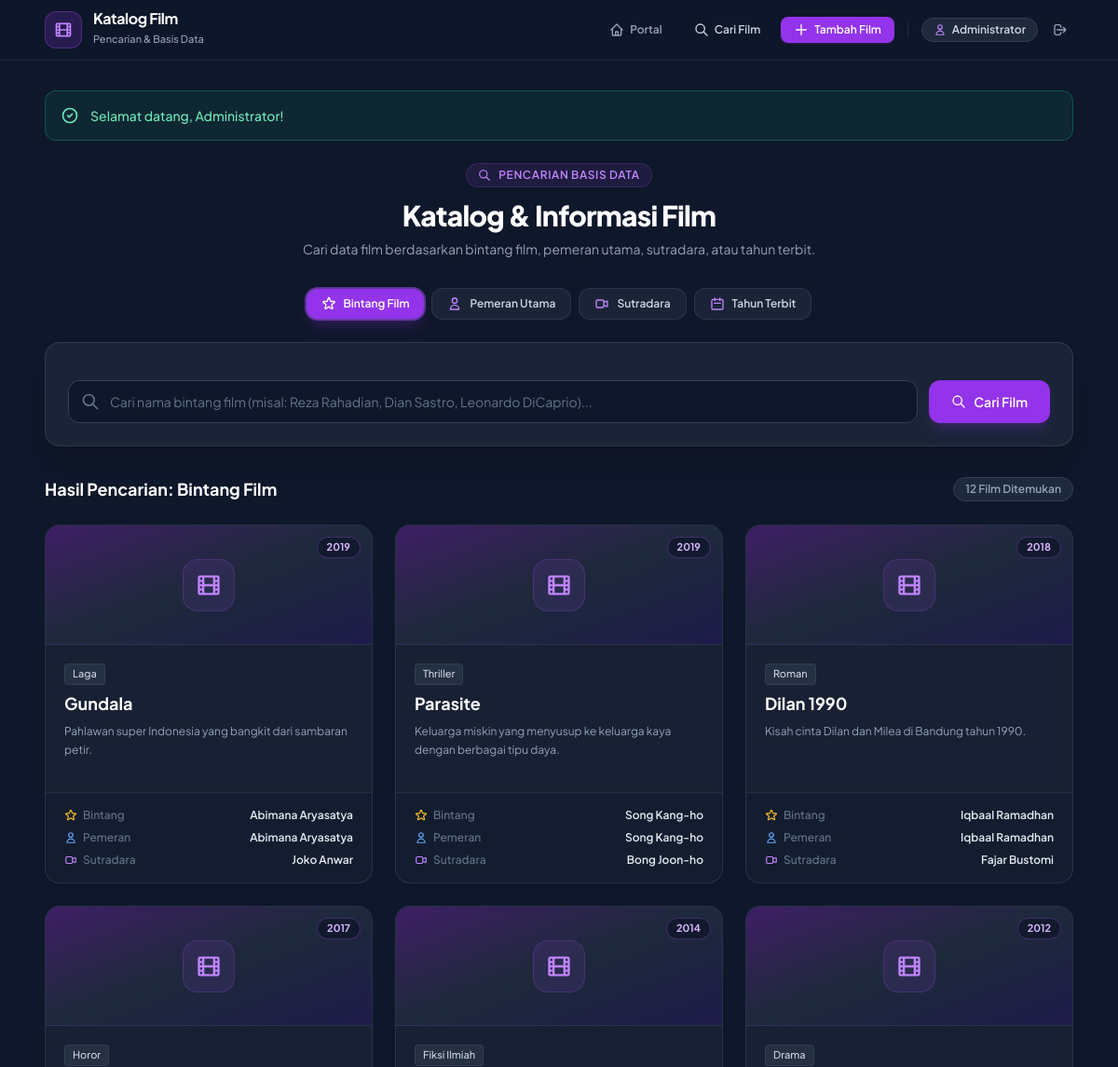
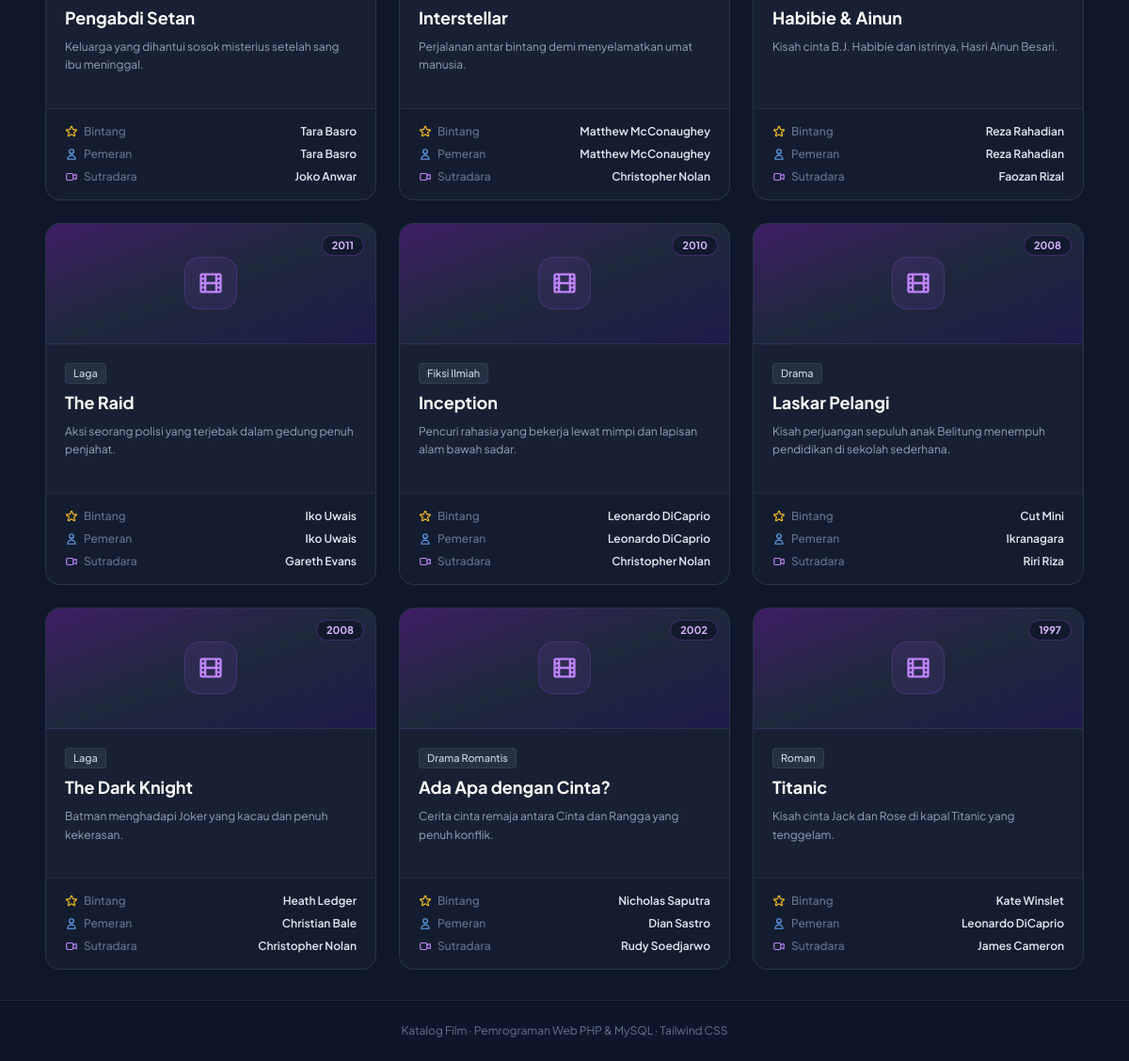
The page /film/index.php (signed in) on the database its author committed (2 pictures, top to bottom).
### tables this page shows
CREATE TABLE IF NOT EXISTS film (
    id            INT AUTO_INCREMENT PRIMARY KEY,
    judul         VARCHAR(200) NOT NULL,
    bintang       VARCHAR(100) NOT NULL,    
    pemeran_utama VARCHAR(100) NOT NULL,    
    sutradara     VARCHAR(100) NOT NULL,    
    tahun         INT NOT NULL,             
    genre         VARCHAR(100),
    sinopsis      TEXT,
    created_at    TIMESTAMP NOT NULL DEFAULT CURRENT_TIMESTAMP
);

### film/index.php (the view, shortened to what this page needs)
<?php
require 'auth.php';
$kategori = $_GET['kategori'] ?? 'bintang';
$keyword  = trim($_GET['keyword'] ?? ($_GET['tahun'] ?? ''));
$labels = [
    'bintang'       => 'Bintang Film',
    'pemeran_utama' => 'Pemeran Utama',
    'sutradara'     => 'Sutradara',
    'tahun'         => 'Tahun Terbit',
];
$placeholders = [
    'bintang'       => 'Cari nama bintang film (misal: Reza Rahadian, Dian Sastro, Leonardo DiCaprio)...',
    'pemeran_utama' => 'Cari nama pemeran utama (misal: Nicholas Saputra, Iko Uwais, Christian Bale)...',
    'sutradara'     => 'Cari nama sutradara (misal: Joko Anwar, Christopher Nolan, Riri Riza)...',
    'tahun'         => 'Masukkan tahun rilis film (misal: 2010, 2019, 2022)...',
];
$link    = db_connect();
$results = [];
$params = [];
$types  = '';
$sql    = 'SELECT id, judul, bintang, pemeran_utama, sutradara, tahun, genre, sinopsis FROM film';
$sql .= ' ORDER BY tahun DESC, judul ASC';
if ($types !== '') {
    $stmt = mysqli_prepare($link, $sql);
    mysqli_stmt_bind_param($stmt, $types, ...$params);
    mysqli_stmt_execute($stmt);
    $res = mysqli_stmt_get_result($stmt);
    while ($row = mysqli_fetch_assoc($res)) {
        $results[] = $row;
    }
    mysqli_stmt_close($stmt);
} else {
    if ($res = mysqli_query($link, $sql)) {
        while ($row = mysqli_fetch_assoc($res)) {
            $results[] = $row;
        }
    }
}
?>
<div class="text-center max-w-2xl mx-auto mb-8">
    <div class="inline-flex items-center gap-2 px-3 py-1 rounded-full bg-purple-500/10 border border-purple-500/20 text-purple-400 text-xs font-semibold uppercase tracking-wider mb-3">
        <svg class="w-3.5 h-3.5" fill="none" stroke="currentColor" viewBox="0 0 24 24"><path stroke-linecap="round" stroke-linejoin="round" stroke-width="2" d="M21 21l-6-6m2-5a7 7 0 11-14 0 7 7 0 0114 0z"></path></svg>
        Pencarian Basis Data
    </div>
    <h1 class="text-3xl font-extrabold text-white tracking-tight mb-2">Katalog &amp; Informasi Film</h1>
    <p class="text-slate-400 text-sm">Cari data film berdasarkan bintang film, pemeran utama, sutradara, atau tahun terbit.</p>
</div>
<div class="flex items-center justify-center gap-2 mb-6 flex-wrap">
    <a href="index.php?kategori=bintang<?= $keyword !== '' ? '&keyword=' . urlencode($keyword) : '' ?>"
       class="inline-flex items-center gap-2 px-4 py-2 rounded-xl text-xs font-semibold transition-all <?= $kategori === 'bintang' ? 'bg-purple-600 text-white shadow-lg shadow-purple-600/25 ring-2 ring-purple-500/50' : 'bg-slate-800/80 text-slate-300 hover:bg-slate-700/80 border border-slate-700/60' ?>">
        <svg class="w-4 h-4 <?= $kategori === 'bintang' ? 'text-white' : 'text-purple-400' ?>" fill="none" stroke="currentColor" viewBox="0 0 24 24"><path stroke-linecap="round" stroke-linejoin="round" stroke-width="2" d="M11.049 2.927c.3-.921 1.603-.921 1.902 0l1.519 4.674a1 1 0 00.95.69h4.915c.969 0 1.371 1.24.588 1.81l-3.976 2.888a1 1 0 00-.363 1.118l1.518 4.674c.3.922-.755 1.688-1.538 1.118l-3.976-2.888a1 1 0 00-1.176 0l-3.976 2.888c-.783.57-1.838-.197-1.538-1.118l1.518-4.674a1 1 0 00-.363-1.118l-3.976-2.888c-.784-.57-.38-1.81.588-1.81h4.914a1 1 0 00.951-.69l1.519-4.674z"></path></svg>
        Bintang Film
    </a>
    <a href="index.php?kategori=pemeran_utama<?= $keyword !== '' ? '&keyword=' . urlencode($keyword) : '' ?>"
       class="inline-flex items-center gap-2 px-4 py-2 rounded-xl text-xs font-semibold transition-all <?= $kategori === 'pemeran_utama' ? 'bg-purple-600 text-white shadow-lg shadow-purple-600/25 ring-2 ring-purple-500/50' : 'bg-slate-800/80 text-slate-300 hover:bg-slate-700/80 border border-slate-700/60' ?>">
        <svg class="w-4 h-4 <?= $kategori === 'pemeran_utama' ? 'text-white' : 'text-purple-400' ?>" fill="none" stroke="currentColor" viewBox="0 0 24 24"><path stroke-linecap="round" stroke-linejoin="round" stroke-width="2" d="M16 7a4 4 0 11-8 0 4 4 0 018 0zM12 14a7 7 0 00-7 7h14a7 7 0 00-7-7z"></path></svg>
        Pemeran Utama
    </a>
    <a href="index.php?kategori=sutradara<?= $keyword !== '' ? '&keyword=' . urlencode($keyword) : '' ?>"
       class="inline-flex items-center gap-2 px-4 py-2 rounded-xl text-xs font-semibold transition-all <?= $kategori === 'sutradara' ? 'bg-purple-600 text-white shadow-lg shadow-purple-600/25 ring-2 ring-purple-500/50' : 'bg-slate-800/80 text-slate-300 hover:bg-slate-700/80 border border-slate-700/60' ?>">
        <svg class="w-4 h-4 <?= $kategori === 'sutradara' ? 'text-white' : 'text-purple-400' ?>" fill="none" stroke="currentColor" viewBox="0 0 24 24"><path stroke-linecap="round" stroke-linejoin="round" stroke-width="2" d="M15 10l4.553-2.276A1 1 0 0121 8.618v6.764a1 1 0 01-1.447.894L15 14M5 18h8a2 2 0 002-2V8a2 2 0 00-2-2H5a2 2 0 00-2 2v8a2 2 0 002 2z"></path></svg>
        Sutradara
    </a>
    <a href="index.php?kategori=tahun<?= $keyword !== '' ? '&keyword=' . urlencode($keyword) : '' ?>"
       class="inline-flex items-center gap-2 px-4 py-2 rounded-xl text-xs font-semibold transition-all <?= $kategori === 'tahun' ? 'bg-purple-600 text-white shadow-lg shadow-purple-600/25 ring-2 ring-purple-500/50' : 'bg-slate-800/80 text-slate-300 hover:bg-slate-700/80 border border-slate-700/60' ?>">
        <svg class="w-4 h-4 <?= $kategori === 'tahun' ? 'text-white' : 'text-purple-400' ?>" fill="none" stroke="currentColor" viewBox="0 0 24 24"><path stroke-linecap="round" stroke-linejoin="round" stroke-width="2" d="M8 7V3m8 4V3m-9 8h10M5 21h14a2 2 0 002-2V7a2 2 0 00-2-2H5a2 2 0 00-2 2v12a2 2 0 002 2z"></path></svg>
        Tahun Terbit
    </a>
</div>
<div class="bg-slate-800/80 border border-slate-700/80 rounded-2xl p-6 shadow-xl backdrop-blur-sm mb-8">
    <form method="get" action="index.php" id="searchForm" class="space-y-4">
        <div class="flex flex-col sm:flex-row gap-3">
            <div class="relative flex-1">
                <div class="absolute inset-y-0 left-0 pl-3.5 flex items-center pointer-events-none text-slate-500">
                </div>
                <input type="<?= $kategori === 'tahun' ? 'number' : 'text' ?>"
                       name="keyword" id="keywordField"
                       value="<?= e($keyword) ?>"
                       placeholder="<?= e($placeholders[$kategori]) ?>" autofocus
                       class="w-full pl-11 pr-4 py-3 bg-slate-900/90 border border-slate-700 rounded-xl text-sm text-white placeholder-slate-500 focus:outline-none focus:ring-2 focus:ring-purple-500 focus:border-transparent transition-all">
            </div>
            <div class="flex gap-2">
                <button type="submit" class="px-6 py-3 bg-purple-600 hover:bg-purple-500 text-white font-semibold text-sm rounded-xl shadow-lg shadow-purple-600/20 transition-all flex items-center justify-center gap-2">
                    <svg class="w-4 h-4" fill="none" stroke="currentColor" viewBox="0 0 24 24"><path stroke-linecap="round" stroke-linejoin="round" stroke-width="2" d="M21 21l-6-6m2-5a7 7 0 11-14 0 7 7 0 0114 0z"></path></svg>
                    Cari Film
                </button>
            </div>
        </div>
    </form>
</div>
<div class="flex items-center justify-between mb-6">
    <div class="flex items-center gap-2">
        <h2 class="text-lg font-bold text-white">Hasil Pencarian: <?= e($labels[$kategori]) ?></h2>
    </div>
    <span class="text-xs font-semibold text-slate-400 bg-slate-800 px-3 py-1 rounded-full border border-slate-700">
        <?= count($results) ?> Film Ditemukan
    </span>
</div>
<?php if (empty($results)): ?>
    <div class="bg-slate-800/40 border border-slate-700/60 rounded-2xl p-12 text-center text-slate-400">
        <div class="w-16 h-16 rounded-2xl bg-slate-800 text-slate-500 mx-auto flex items-center justify-center mb-4">
            <svg class="w-8 h-8" fill="none" stroke="currentColor" viewBox="0 0 24 24"><path stroke-linecap="round" stroke-linejoin="round" stroke-width="2" d="M7 4v16M17 4v16M3 8h4m10 0h4M3 12h18M3 16h4m10 0h4M4 20h16a1 1 0 001-1V5a1 1 0 00-1-1H4a1 1 0 00-1 1v14a1 1 0 001 1z"></path></svg>
        </div>
        <h3 class="text-base font-semibold text-white mb-1">Film Tidak Ditemukan</h3>
        <p class="text-xs text-slate-400 max-w-sm mx-auto">Tidak ada rekaman film yang sesuai dengan kriteria <?= e($labels[$kategori]) ?>: "<?= e($keyword) ?>".</p>
        <a href="index.php?kategori=<?= e($kategori) ?>" class="inline-flex items-center gap-1.5 mt-4 px-4 py-2 bg-slate-700 hover:bg-slate-600 text-white text-xs font-semibold rounded-xl transition-colors">
            Tampilkan Semua Film
        </a>
    </div>
<?php else: ?>
    <div class="grid grid-cols-1 md:grid-cols-2 lg:grid-cols-3 gap-6">
        <?php foreach ($results as $f): ?>
            <article class="bg-slate-800/60 border border-slate-700/60 rounded-2xl overflow-hidden hover:border-purple-500/50 hover:shadow-xl hover:shadow-purple-500/10 transition-all flex flex-col justify-between group">
                <div>
                    <div class="h-32 bg-gradient-to-br from-purple-900/60 via-slate-800 to-indigo-950 flex items-center justify-center relative border-b border-slate-700/50">
                        <div class="w-14 h-14 rounded-2xl bg-purple-500/10 border border-purple-500/20 text-purple-400 flex items-center justify-center group-hover:scale-110 transition-transform">
                            <svg class="w-7 h-7" fill="none" stroke="currentColor" viewBox="0 0 24 24">
                                <path stroke-linecap="round" stroke-linejoin="round" stroke-width="2" d="M7 4v16M17 4v16M3 8h4m10 0h4M3 12h18M3 16h4m10 0h4M4 20h16a1 1 0 001-1V5a1 1 0 00-1-1H4a1 1 0 00-1 1v14a1 1 0 001 1z"></path>
                            </svg>
                        </div>
                        <div class="absolute top-3 right-3 flex gap-1.5">
                            <span class="px-2.5 py-0.5 rounded-full text-[11px] font-bold bg-slate-900/80 backdrop-blur-sm text-purple-300 border border-purple-500/30">
                                <?= e((string)$f['tahun']) ?>
                            </span>
                        </div>
                    </div>
                    <div class="p-5">
                        <div class="flex items-center gap-2 mb-2">
                            <span class="text-[11px] font-medium px-2 py-0.5 rounded bg-slate-700/50 text-slate-300 border border-slate-600/40">
                                <?= e($f['genre'] ?: 'Umum') ?>
                            </span>
                        </div>
                        <h3 class="text-lg font-bold text-white group-hover:text-purple-300 transition-colors mb-2 leading-snug">
                            <?= e($f['judul']) ?>
                        </h3>
                        <p class="text-xs text-slate-400 leading-relaxed line-clamp-3 mb-4">
                            <?= e($f['sinopsis']) ?>
                        </p>
                    </div>
                </div>
                <div class="px-5 py-4 bg-slate-900/40 border-t border-slate-700/50 text-xs space-y-2">
                    <div class="flex items-center justify-between">
                        <span class="text-slate-500 flex items-center gap-1.5 font-medium">
                            Bintang
                        </span>
                        <span class="text-slate-200 font-semibold text-right"><?= e($f['bintang']) ?></span>
                    </div>
                    <div class="flex items-center justify-between">
                        <span class="text-slate-500 flex items-center gap-1.5 font-medium">
                            <svg class="w-3.5 h-3.5 text-blue-400" fill="none" stroke="currentColor" viewBox="0 0 24 24"><path stroke-linecap="round" stroke-linejoin="round" stroke-width="2" d="M16 7a4 4 0 11-8 0 4 4 0 018 0zM12 14a7 7 0 00-7 7h14a7 7 0 00-7-7z"></path></svg>
                            Pemeran
                        </span>
                        <span class="text-slate-200 font-semibold text-right"><?= e($f['pemeran_utama']) ?></span>
                    </div>
                    <div class="flex items-center justify-between">
                        <span class="text-slate-500 flex items-center gap-1.5 font-medium">
                            <svg class="w-3.5 h-3.5 text-purple-400" fill="none" stroke="currentColor" viewBox="0 0 24 24"><path stroke-linecap="round" stroke-linejoin="round" stroke-width="2" d="M15 10l4.553-2.276A1 1 0 0121 8.618v6.764a1 1 0 01-1.447.894L15 14M5 18h8a2 2 0 002-2V8a2 2 0 00-2-2H5a2 2 0 00-2 2v8a2 2 0 002 2z"></path></svg>
                            Sutradara
                        </span>
                        <span class="text-slate-200 font-semibold text-right"><?= e($f['sutradara']) ?></span>
                    </div>
                </div>
            </article>
        <?php endforeach; ?>
    </div>
<?php endif; ?>

### rows shown on the page
film: tahun "2019", genre "Laga", judul "Gundala", sinopsis "Pahlawan super Indonesia yang bangkit dari sambaran petir.", bintang "Abimana Aryasatya", pemeran_utama "Abimana Aryasatya", sutradara "Joko Anwar"
film: tahun "2019", genre "Thriller", judul "Parasite", sinopsis "Keluarga miskin yang menyusup ke keluarga kaya dengan berbagai tipu daya.", bintang "Song Kang-ho", pemeran_utama "Song Kang-ho", sutradara "Bong Joon-ho"
film: tahun "2018", genre "Roman", judul "Dilan 1990", sinopsis "Kisah cinta Dilan dan Milea di Bandung tahun 1990.", bintang "Iqbaal Ramadhan", pemeran_utama "Iqbaal Ramadhan", sutradara "Fajar Bustomi"
film: tahun "2017", genre "Horor", judul "Pengabdi Setan", sinopsis "Keluarga yang dihantui sosok misterius setelah sang ibu meninggal.", bintang "Tara Basro", pemeran_utama "Tara Basro", sutradara "Joko Anwar"
film: tahun "2014", genre "Fiksi Ilmiah", judul "Interstellar", sinopsis "Perjalanan antar bintang demi menyelamatkan umat manusia.", bintang "Matthew McConaughey", pemeran_utama "Matthew McConaughey", sutradara "Christopher Nolan"
film: tahun "2012", genre "Drama", judul "Habibie & Ainun", sinopsis "Kisah cinta B.J. Habibie dan istrinya, Hasri Ainun Besari.", bintang "Reza Rahadian", pemeran_utama "Reza Rahadian", sutradara "Faozan Rizal"
film: tahun "2011", genre "Laga", judul "The Raid", sinopsis "Aksi seorang polisi yang terjebak dalam gedung penuh penjahat.", bintang "Iko Uwais", pemeran_utama "Iko Uwais", sutradara "Gareth Evans"
film: tahun "2010", genre "Fiksi Ilmiah", judul "Inception", sinopsis "Pencuri rahasia yang bekerja lewat mimpi dan lapisan alam bawah sadar.", bintang "Leonardo DiCaprio", pemeran_utama "Leonardo DiCaprio", sutradara "Christopher Nolan"
film: tahun "2008", genre "Drama", judul "Laskar Pelangi", sinopsis "Kisah perjuangan sepuluh anak Belitung menempuh pendidikan di sekolah sederhana.", bintang "Cut Mini", pemeran_utama "Ikranagara", sutradara "Riri Riza"
film: tahun "2008", genre "Laga", judul "The Dark Knight", sinopsis "Batman menghadapi Joker yang kacau dan penuh kekerasan.", bintang "Heath Ledger", pemeran_utama "Christian Bale", sutradara "Christopher Nolan"
film: tahun "2002", genre "Drama Romantis", judul "Ada Apa dengan Cinta?", sinopsis "Cerita cinta remaja antara Cinta dan Rangga yang penuh konflik.", bintang "Nicholas Saputra", pemeran_utama "Dian Sastro", sutradara "Rudy Soedjarwo"
film: tahun "1997", genre "Roman", judul "Titanic", sinopsis "Kisah cinta Jack dan Rose di kapal Titanic yang tenggelam.", bintang "Kate Winslet", pemeran_utama "Leonardo DiCaprio", sutradara "James Cameron"

### other values the page prints
$_SESSION['user_name'] "Administrator"
$flash['message'] "Selamat datang, Administrator!"
$labels[$kategori] "Bintang Film"
count($results) "12"
